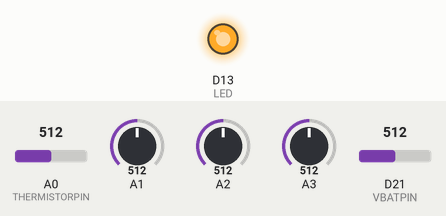
Recording of a sketch running on a simulated Arduino Zero (SAMD21). On the bench: output pins drawn as LEDs (lit = HIGH). Inputs (shaded band) come from the test bench; at power-on: A0 (THERMISTORPIN) = 512, A1 = 512, A2 = 512, A3 = 512, D21 (VBATPIN) = 512 (analog values on the 0–1023 scale). No radio packets arrive unless stated; what the sketch prints to the serial monitor is not drawn.

Above: at 0.26 s.
At 4.3 s:
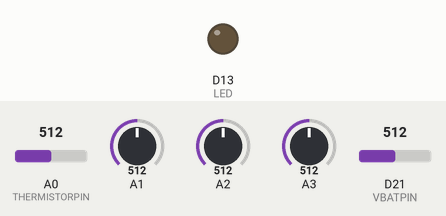
Timing chart, 0 to 10.7 s (numbered marks = the images above):
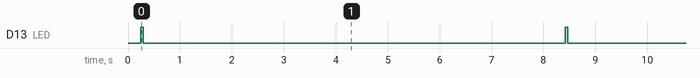

Measured:
- by itself, D13 (LED): alternates HIGH for 0.05 s and LOW for 8.1 s

The sketch:

ada_m0_lora_thermistor_json_tx.ino
```cpp
// Feather9x_TX
// -*- mode: C++ -*-
// Example sketch showing how to create a simple messaging client (transmitter)
// with the RH_RF95 class. RH_RF95 class does not provide for addressing or
// reliability, so you should only use RH_RF95 if you do not need the higher
// level messaging abilities.
// It is designed to work with the other example Feather9x_RX

// Send voltage
// https://learn.adafruit.com/adafruit-feather-m0-adalogger/power-management

#include <SPI.h>
#include <RH_RF95.h>
//#include "LowPower.h"
#include <ArduinoJson.h>

// which analog pin to connect
#define THERMISTORPIN A0
// resistance at 25 degrees C
#define THERMISTORNOMINAL 10000
// temp. for nominal resistance (almost always 25 C)
#define TEMPERATURENOMINAL 25
// how many samples to take and average, more takes longer
// but is more 'smooth'
#define NUMSAMPLES 5
// The beta coefficient of the thermistor (usually 3000-4000)
#define BCOEFFICIENT 3950
// the value of the 'other' resistor
#define SERIESRESISTOR 10000
#define RESOLUTION 4095

#define DEVID 6


/*
 SLEEP_15MS,
 SLEEP_30MS,
  SLEEP_60MS,
  SLEEP_120MS,
  SLEEP_250MS,
  SLEEP_500MS,
  SLEEP_1S,
  SLEEP_2S,
  SLEEP_4S,
  SLEEP_8S,
  SLEEP_FOREVER
*/

  // for feather m0
#define RFM95_CS 8
#define RFM95_RST 4
#define RFM95_INT 3


// Change to 434.0 or other frequency, must match RX's freq!
//#define RF95_FREQ 915.0
#define RF95_FREQ 868.0

// for the thermistor
int samples[NUMSAMPLES];

// Singleton instance of the radio driver
RH_RF95 rf95(RFM95_CS, RFM95_INT);

// Blinky on receipt
#define LED 13

// Voltage PIN
#define VBATPIN A7

void setup()
{

    analogReadResolution(12); // on M0 only ..


  pinMode(LED, OUTPUT);
  //pinMode(RFM95_RST, OUTPUT);
  //digitalWrite(RFM95_RST, HIGH);

//  while (!Serial);
  Serial.begin(9600);
  delay(100);

  Serial.println(" LoRa TX Test!");


 // manual reset
  digitalWrite(RFM95_RST, LOW);
  delay(10);
  digitalWrite(RFM95_RST, HIGH);
  delay(10);


  while (!rf95.init()) {
    Serial.println("LoRa radio init failed");
    while (1);
  }
  Serial.println("LoRa radio init OK!");

  // Defaults after init are 434.0MHz, modulation GFSK_Rb250Fd250, +13dbM
  if (!rf95.setFrequency(RF95_FREQ)) {
    Serial.println("setFrequency failed");
    while (1);
  }
  Serial.print("Set Freq to: "); Serial.println(RF95_FREQ);

  // Defaults after init are 434.0MHz, 13dBm, Bw = 125 kHz, Cr = 4/5, Sf = 128chips/symbol, CRC on

  // The default transmitter power is 13dBm, using PA_BOOST.
  // If you are using RFM95/96/97/98 modules which uses the PA_BOOST transmitter pin, then
  // you can set transmitter powers from 5 to 23 dBm:
  rf95.setTxPower(23, false);
}

int16_t packetnum = 0;  // packet counter, we increment per xmission

void loop()
{

  // make measurement

  uint8_t i;
  float average;

  // take N samples in a row, with a slight delay
  for (i=0; i< NUMSAMPLES; i++) {
   samples[i] = analogRead(THERMISTORPIN);
   delay(10);
  }

  // average all the samples out
  average = 0;
  for (i=0; i< NUMSAMPLES; i++) {
     average += samples[i];
  }
  average /= NUMSAMPLES;

  //Serial.print("Average analog reading ");
  //Serial.println(average);

  // convert the value to resistance
  average = (RESOLUTION-1) / average - 1;
  average = SERIESRESISTOR / average;
  //Serial.print("Thermistor resistance ");
  //Serial.println(average);

  float steinhart;
  steinhart = average / THERMISTORNOMINAL;     // (R/Ro)
  steinhart = log(steinhart);                  // ln(R/Ro)
  steinhart /= BCOEFFICIENT;                   // 1/B * ln(R/Ro)
  steinhart += 1.0 / (TEMPERATURENOMINAL + 273.15); // + (1/To)
  steinhart = 1.0 / steinhart;                 // Invert
  steinhart -= 273.15;                         // convert to C

  //Serial.print("Temperature ");
  //Serial.print(steinhart);
  //Serial.println(" *C");

  float temp = steinhart;

 float measuredvbat = analogRead(VBATPIN);
  measuredvbat *= 2;    // we divided by 2, so multiply back
  measuredvbat *= 3.3;  // Multiply by 3.3V, our reference voltage
  measuredvbat /= RESOLUTION; // convert to voltage
  measuredvbat = 6;

  StaticJsonBuffer<200> jsonBuffer;
  JsonObject& root = jsonBuffer.createObject();
  root["id"] = DEVID;
  root["millis"] = millis();
  JsonObject& data = root.createNestedObject("data");
  //data["vbat"] = double_with_n_digits(measuredvbat, 3);
  data["temp"] = double_with_n_digits(temp,2);
  data["light"] = analogRead(A1);
  data["A2"] = analogRead(A2);
  data["A3"] = analogRead(A3);

  char buf[251];
  root.printTo(buf, sizeof(buf));
  buf[sizeof(buf)-1] = 0;

  Serial.print("Sending "); Serial.println(buf);


  rf95.send((uint8_t *)buf, sizeof(buf));


  Serial.println("Waiting for packet to complete..."); delay(10);

  rf95.waitPacketSent();

/*
  uint8_t buf[RH_RF95_MAX_MESSAGE_LEN];
  uint8_t len = sizeof(buf);

  Serial.println("Waiting for reply..."); delay(10);
  if (rf95.waitAvailableTimeout(1000))
  {
    // Should be a reply message for us now
    if (rf95.recv(buf, &len))
   {
      Serial.print("Got reply: ");
      Serial.println((char*)buf);
      Serial.print("RSSI: ");
      Serial.println(rf95.lastRssi(), DEC);
    }
    else
    {
      Serial.println("Receive failed");
    }
  }
  else
  {
    Serial.println("No reply, is there a listener around?");
  }
*/

     digitalWrite(LED,HIGH);
    delay(50);
    digitalWrite(LED, LOW);

  delay(8000);
//  LowPower.powerDown(SLEEP_8S, ADC_OFF, BOD_OFF);

}
```
